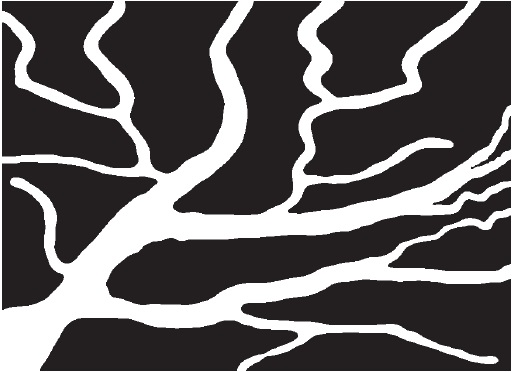
#> input picture 1.skeletonizing algorithms/Img1.jpg, 513 x 372 px
$ jupyter execute 'skeletonizing algorithms.ipynb'
#> lines starting #> are read from the running program, lines starting #| are printed output that depends on the picture; after the words box and inside, x2 and y2 are one past the last pixel; in counts of white or black regions, pixels touching at a corner belong together
<h1 style="color:rgb(0,84,119);text-align:center;">skeletonizing algorithms</h1>

<h3 style="color:rgb(0,84,119);text-align:center;">Poorya MohammadiNasab</h3>
<h3 style="color:rgb(0,84,119);text-align:center;">400722138</h3>

<hr>

Methods:
1) Zha84: Zhang, T. Y., & Suen, C. Y. (1984). A fast parallel algorithm for thinning digital patterns. Communications of the ACM, 27(3), 236-239.

2) Lee94: Lee, T. C., Kashyap, R. L., & Chu, C. N. (1994). Building skeleton models via 3-D medial surface axis thinning algorithms. CVGIP: Graphical Models and Image Processing, 56(6), 462-478.

3) Medial axis skeletonization

<hr>

[cell 1]
import matplotlib.pyplot as plt
from skimage.morphology import skeletonize, medial_axis
import cv2
import scipy.ndimage as ndimage
import numpy as np

[cell 2]
def examine(image_path):
    #read image
#> called with image_path = './Img1.jpg'
    image = cv2.imread(image_path , 0)
#> image: shape (372, 513); min 23, max 255, mean 93.9

    # apply Otsu algorithm
    ret, thresh = cv2.threshold(image, 50, 255, cv2.THRESH_BINARY + cv2.THRESH_OTSU)
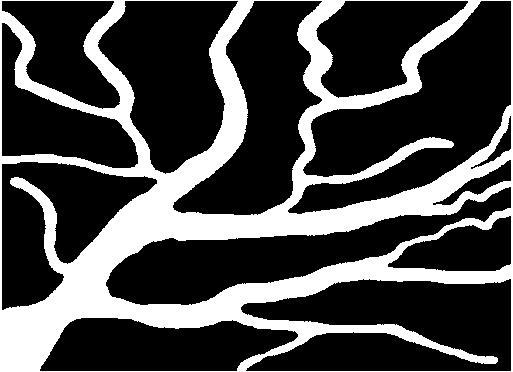
#> thresh: shape (372, 513); 28.2% white; 1 white region, box (x1, y1, x2, y2) and area: (0, 0, 513, 372) 53771
#> ret = 141

    image_bin = thresh > 50
    image_bin_inv = np.invert(image_bin)

    # Thinning algorithm
    skeleton_Zhang = skeletonize(image_bin, method = 'zhang')
#> skeleton_Zhang: shape (372, 513) bool; 2.5% white in thin lines or dots
    skeleton_Zhang = np.invert(np.bool_(skeleton_Zhang))
#> skeleton_Zhang: shape (372, 513) bool; 97.5% white; black in thin lines or dots
    skeleton_Lee   = skeletonize(image_bin, method = 'lee')
#> skeleton_Lee: shape (372, 513) bool; 2.5% white in thin lines or dots

    # Compute the medial axis (skeleton) and the distance transform
    distance_img= ndimage.distance_transform_edt(image_bin)
    morph_laplace_img = ndimage.morphological_laplace(distance_img, (3, 3))
    skeleton_MAT = morph_laplace_img < morph_laplace_img.min()/2
#> skeleton_MAT: shape (372, 513) bool; 3% white in thin lines or dots

    skeleton_MAT = skeleton_MAT > 0
    skeleton_MAT = np.invert(skeleton_MAT)
#> skeleton_MAT: shape (372, 513) bool; 97% white; black in thin lines or dots


    # plot results
    fig, axs = plt.subplots(2, 2,figsize=(16,9))

    axs[0, 0].imshow(image_bin, cmap='gray')
    axs[0, 0].set_title('Orginal image')
    axs[0, 0].axis('off')
    axs[0, 1].imshow(skeleton_MAT & image_bin, cmap='gray')
    axs[0, 1].set_title('medial axis transform')
    axs[0, 1].axis('off')
    axs[1, 0].imshow(skeleton_Zhang & image_bin, cmap='gray')
    axs[1, 0].set_title('Zhang thinning algorithm')
    axs[1, 0].axis('off')
    axs[1, 1].imshow(skeleton_Lee + image_bin, cmap='gray')
    axs[1, 1].set_title('Lee thinning algorithm')
    axs[1, 1].axis('off')

<hr>

[cell 3]
examine('./Img1.jpg')
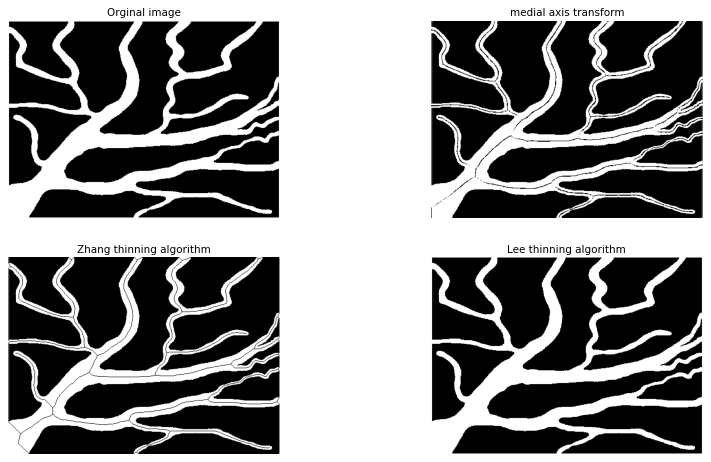
#> figure drawn by matplotlib, 4 panels

[cell 4]
examine('./Img2.png')
#> call 2 of examine, with image_path = './Img2.png'
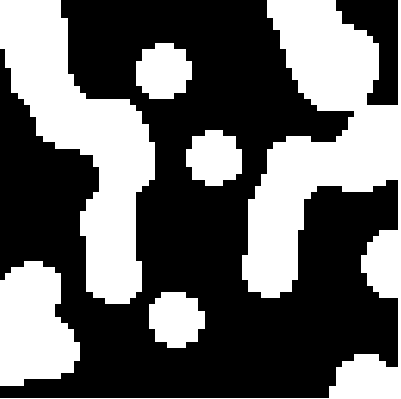
#> input picture 1.skeletonizing algorithms/Img2.png, 401 x 399 px
#> in examine (call 2), `image = cv2.imread(image_path , 0)`: image: shape (399, 401); 39.6% white; 6 white regions, box (x1, y1, x2, y2) and area: (0, 0, 401, 399) 28449, (0, 0, 155, 304) 19945, (0, 261, 80, 386) 7627, (136, 43, 192, 99) 2464, (149, 292, 205, 348) 2432, (186, 130, 242, 186) 2410
#> in examine (call 2), `ret, thresh = cv2.threshold(image, 50, 255, cv2.THRESH_BINARY + cv2.TH..`: ret = 0
#> in examine (call 2), `skeleton_Zhang = skeletonize(image_bin, method = 'zhang')`: skeleton_Zhang: shape (399, 401) bool; 1.2% white in thin lines or dots
#> in examine (call 2), `skeleton_Zhang = np.invert(np.bool_(skeleton_Zhang))`: skeleton_Zhang: shape (399, 401) bool; 98.8% white; black in thin lines or dots
#> in examine (call 2), `skeleton_Lee   = skeletonize(image_bin, method = 'lee')`: skeleton_Lee: shape (399, 401) bool; 1.2% white in thin lines or dots
#> in examine (call 2), `skeleton_MAT = morph_laplace_img < morph_laplace_img.min()/2`: skeleton_MAT: shape (399, 401) bool; 0.99% white in thin lines or dots
#> in examine (call 2), `skeleton_MAT = np.invert(skeleton_MAT)`: skeleton_MAT: shape (399, 401) bool; 99% white; black in thin lines or dots

[cell 5]
examine('./Img3.png')
#> call 3 of examine, with image_path = './Img3.png'
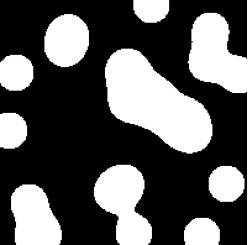
#> input picture 1.skeletonizing algorithms/Img3.png, 249 x 245 px
#> in examine, image is the input picture: shape (245, 249); min 0, max 255, mean 91
#> in examine (call 3), `ret, thresh = cv2.threshold(image, 50, 255, cv2.THRESH_BINARY + cv2.TH..`:
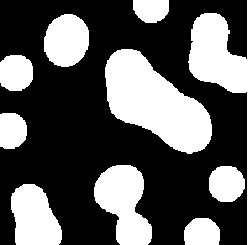
#> thresh: shape (245, 249); 35.7% white; 10 white regions, largest, box (x1, y1, x2, y2) and area: (105, 49, 212, 154) 6398, (188, 0, 249, 245) 3671, (94, 165, 152, 245) 2984
#> in examine (call 3), `ret, thresh = cv2.threshold(image, 50, 255, cv2.THRESH_BINARY + cv2.TH..`: ret = 126
#> in examine (call 3), `skeleton_Zhang = skeletonize(image_bin, method = 'zhang')`: skeleton_Zhang: shape (245, 249) bool; 1.1% white in thin lines or dots
#> in examine (call 3), `skeleton_Zhang = np.invert(np.bool_(skeleton_Zhang))`: skeleton_Zhang: shape (245, 249) bool; 98.9% white; black in thin lines or dots
#> in examine (call 3), `skeleton_Lee   = skeletonize(image_bin, method = 'lee')`: skeleton_Lee: shape (245, 249) bool; 0.84% white in thin lines or dots
#> in examine (call 3), `morph_laplace_img = ndimage.morphological_laplace(distance_img, (3, 3))`:
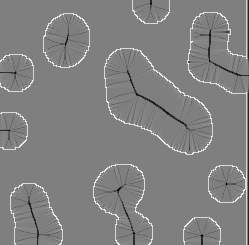
#> morph_laplace_img: shape (245, 249) float64; min -1.41, max 1.41, mean 0.0253; drawn with min black and max white
#> in examine (call 3), `skeleton_MAT = morph_laplace_img < morph_laplace_img.min()/2`: skeleton_MAT: shape (245, 249) bool; 1% white in thin lines or dots
#> in examine (call 3), `skeleton_MAT = np.invert(skeleton_MAT)`: skeleton_MAT: shape (245, 249) bool; 99% white; black in thin lines or dots
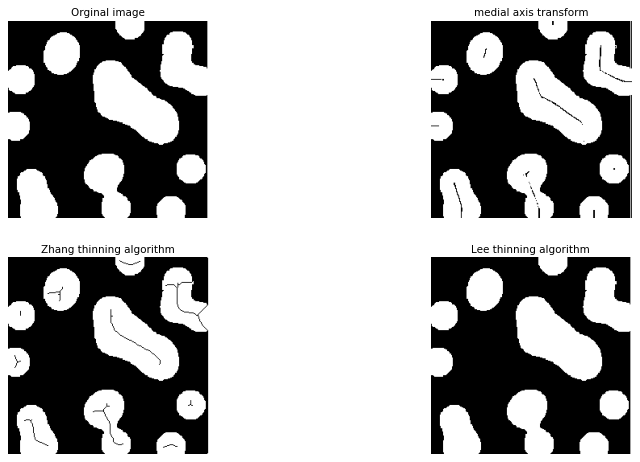
#> figure drawn by matplotlib, 4 panels

[cell 6]
examine('./Img4.png')
#> call 4 of examine, with image_path = './Img4.png'
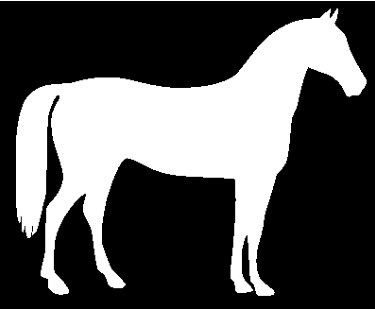
#> input picture 1.skeletonizing algorithms/Img4.png, 375 x 309 px
#> in examine, image is the input picture: shape (309, 375); min 0, max 255, mean 86.2
#> in examine (call 4), `ret, thresh = cv2.threshold(image, 50, 255, cv2.THRESH_BINARY + cv2.TH..`: thresh: shape (309, 375); 33.9% white; 2 white regions, box (x1, y1, x2, y2) and area: (16, 9, 367, 296) 38897, (0, 0, 375, 1) 375
#> in examine (call 4), `skeleton_Zhang = skeletonize(image_bin, method = 'zhang')`: skeleton_Zhang: shape (309, 375) bool; 1.3% white in thin lines or dots
#> in examine (call 4), `skeleton_Zhang = np.invert(np.bool_(skeleton_Zhang))`: skeleton_Zhang: shape (309, 375) bool; 98.7% white; black in thin lines or dots
#> in examine (call 4), `skeleton_Lee   = skeletonize(image_bin, method = 'lee')`: skeleton_Lee: shape (309, 375) bool; 1.3% white in thin lines or dots
#> in examine (call 4), `morph_laplace_img = ndimage.morphological_laplace(distance_img, (3, 3))`:
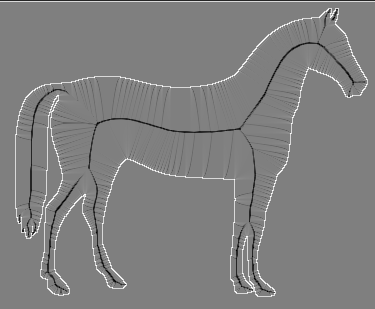
#> morph_laplace_img: shape (309, 375) float64; min -1.41, max 1.41, mean 0.0118; drawn with min black and max white
#> in examine (call 4), `skeleton_MAT = morph_laplace_img < morph_laplace_img.min()/2`:
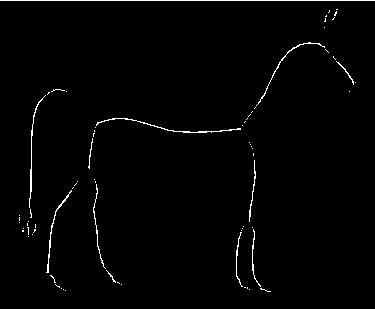
#> skeleton_MAT: shape (309, 375) bool; 1.4% white in thin lines or dots
#> in examine (call 4), `skeleton_MAT = np.invert(skeleton_MAT)`: skeleton_MAT: shape (309, 375) bool; 98.6% white; black in thin lines or dots
